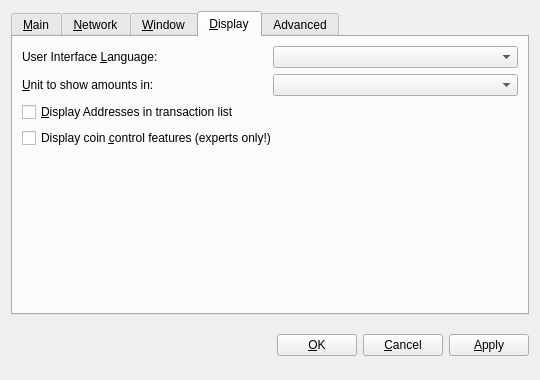
<?xml version="1.0" encoding="UTF-8"?>
<ui version="4.0">
 <class>OptionsDialog</class>
 <widget class="QDialog" name="OptionsDialog">
  <property name="geometry">
   <rect>
    <x>0</x>
    <y>0</y>
    <width>540</width>
    <height>380</height>
   </rect>
  </property>
  <property name="windowTitle">
   <string>Options</string>
  </property>
  <property name="modal">
   <bool>true</bool>
  </property>
  <layout class="QVBoxLayout" name="verticalLayout">
   <item>
    <widget class="QTabWidget" name="tabWidget">
     <property name="tabPosition">
      <enum>QTabWidget::North</enum>
     </property>
     <property name="currentIndex">
      <number>3</number>
     </property>
     <widget class="QWidget" name="tabMain">
      <attribute name="title">
       <string>&amp;Main</string>
      </attribute>
      <layout class="QVBoxLayout" name="verticalLayout_Main">
       <item>
        <widget class="QLabel" name="transactionFeeInfoLabel">
         <property name="text">
          <string>Optional transaction fee per kB that helps make sure your transactions are processed quickly. Most transactions are 1 kB. Fee 0.01 recommended.</string>
         </property>
         <property name="textFormat">
          <enum>Qt::PlainText</enum>
         </property>
         <property name="wordWrap">
          <bool>true</bool>
         </property>
        </widget>
       </item>
       <item>
        <layout class="QHBoxLayout" name="horizontalLayoutFee">
         <item>
          <widget class="QLabel" name="transactionFeeLabel">
           <property name="minimumSize">
            <size>
             <width>130</width>
             <height>0</height>
            </size>
           </property>
           <property name="text">
            <string>Pay Transaction &amp;Fee</string>
           </property>
           <property name="textFormat">
            <enum>Qt::PlainText</enum>
           </property>
           <property name="buddy">
            <cstring>transactionFee</cstring>
           </property>
          </widget>
         </item>
         <item>
          <widget class="BitcoinAmountField" name="transactionFee"/>
         </item>
         <item>
          <spacer name="horizontalSpacerFee">
           <property name="orientation">
            <enum>Qt::Horizontal</enum>
           </property>
           <property name="sizeHint" stdset="0">
            <size>
             <width>40</width>
             <height>20</height>
            </size>
           </property>
          </spacer>
         </item>
        </layout>
       </item>
       <item>
        <widget class="QLabel" name="reserveBalanceInfoLabel">
         <property name="text">
          <string>Reserved amount does not participate in staking and is therefore spendable at any time.</string>
         </property>
         <property name="textFormat">
          <enum>Qt::PlainText</enum>
         </property>
         <property name="wordWrap">
          <bool>true</bool>
         </property>
        </widget>
       </item>
       <item>
        <layout class="QHBoxLayout" name="horizontalLayoutReserveBalance">
         <item>
          <widget class="QLabel" name="reserveBalanceLabel">
           <property name="minimumSize">
            <size>
             <width>130</width>
             <height>0</height>
            </size>
           </property>
           <property name="text">
            <string>Reserve</string>
           </property>
           <property name="textFormat">
            <enum>Qt::PlainText</enum>
           </property>
           <property name="buddy">
            <cstring>reserveBalance</cstring>
           </property>
          </widget>
         </item>
         <item>
          <widget class="BitcoinAmountField" name="reserveBalance"/>
         </item>
         <item>
          <spacer name="horizontalSpacerReserveBalance">
           <property name="orientation">
            <enum>Qt::Horizontal</enum>
           </property>
           <property name="sizeHint" stdset="0">
            <size>
             <width>40</width>
             <height>20</height>
            </size>
           </property>
          </spacer>
         </item>
        </layout>
       </item>
       <item>
        <widget class="QCheckBox" name="bitcoinAtStartup">
         <property name="toolTip">
          <string>Automatically start Pandacoin after logging in to the system.</string>
         </property>
         <property name="text">
          <string>&amp;Start Digital PandaBank on system login</string>
         </property>
        </widget>
       </item>
       <item>
        <widget class="QCheckBox" name="detachDatabases">
         <property name="toolTip">
          <string>Detach block and address databases at shutdown. This means they can be moved to another data directory, but it slows down shutdown. The wallet is always detached.</string>
         </property>
         <property name="text">
          <string>&amp;Detach Databases at shutdown</string>
         </property>
        </widget>
       </item>
       <item>
        <spacer name="verticalSpacer_Main">
         <property name="orientation">
          <enum>Qt::Vertical</enum>
         </property>
         <property name="sizeHint" stdset="0">
          <size>
           <width>20</width>
           <height>40</height>
          </size>
         </property>
        </spacer>
       </item>
      </layout>
     </widget>
     <widget class="QWidget" name="tabNetwork">
      <attribute name="title">
       <string>&amp;Network</string>
      </attribute>
      <layout class="QVBoxLayout" name="verticalLayout_Network">
       <item>
        <widget class="QCheckBox" name="mapPortUpnp">
         <property name="toolTip">
          <string>Automatically open the Pandacoin client port on the router. This only works when your router supports UPnP and it is enabled.</string>
         </property>
         <property name="text">
          <string>Map port using &amp;UPnP</string>
         </property>
        </widget>
       </item>
       <item>
        <widget class="QCheckBox" name="connectSocks">
         <property name="toolTip">
          <string>Connect to the Pandacoin network through a SOCKS proxy (e.g. when connecting through Tor).</string>
         </property>
         <property name="text">
          <string>&amp;Connect through SOCKS proxy:</string>
         </property>
        </widget>
       </item>
       <item>
        <layout class="QHBoxLayout" name="horizontalLayout_Network">
         <item>
          <widget class="QLabel" name="proxyIpLabel">
           <property name="text">
            <string>Proxy &amp;IP:</string>
           </property>
           <property name="textFormat">
            <enum>Qt::PlainText</enum>
           </property>
           <property name="buddy">
            <cstring>proxyIp</cstring>
           </property>
          </widget>
         </item>
         <item>
          <widget class="QValidatedLineEdit" name="proxyIp">
           <property name="maximumSize">
            <size>
             <width>140</width>
             <height>16777215</height>
            </size>
           </property>
           <property name="toolTip">
            <string>IP address of the proxy (e.g. 127.0.0.1)</string>
           </property>
          </widget>
         </item>
         <item>
          <widget class="QLabel" name="proxyPortLabel">
           <property name="text">
            <string>&amp;Port:</string>
           </property>
           <property name="textFormat">
            <enum>Qt::PlainText</enum>
           </property>
           <property name="buddy">
            <cstring>proxyPort</cstring>
           </property>
          </widget>
         </item>
         <item>
          <widget class="QLineEdit" name="proxyPort">
           <property name="maximumSize">
            <size>
             <width>55</width>
             <height>16777215</height>
            </size>
           </property>
           <property name="toolTip">
            <string>Port of the proxy (e.g. 9050)</string>
           </property>
          </widget>
         </item>
         <item>
          <widget class="QLabel" name="socksVersionLabel">
           <property name="text">
            <string>SOCKS &amp;Version:</string>
           </property>
           <property name="textFormat">
            <enum>Qt::PlainText</enum>
           </property>
           <property name="buddy">
            <cstring>socksVersion</cstring>
           </property>
          </widget>
         </item>
         <item>
          <widget class="QValueComboBox" name="socksVersion">
           <property name="toolTip">
            <string>SOCKS version of the proxy (e.g. 5)</string>
           </property>
          </widget>
         </item>
         <item>
          <spacer name="horizontalSpacer_Network">
           <property name="orientation">
            <enum>Qt::Horizontal</enum>
           </property>
           <property name="sizeHint" stdset="0">
            <size>
             <width>40</width>
             <height>20</height>
            </size>
           </property>
          </spacer>
         </item>
        </layout>
       </item>
       <item>
        <spacer name="verticalSpacer_Network">
         <property name="orientation">
          <enum>Qt::Vertical</enum>
         </property>
         <property name="sizeHint" stdset="0">
          <size>
           <width>20</width>
           <height>40</height>
          </size>
         </property>
        </spacer>
       </item>
      </layout>
     </widget>
     <widget class="QWidget" name="tabWindow">
      <attribute name="title">
       <string>&amp;Window</string>
      </attribute>
      <layout class="QVBoxLayout" name="verticalLayout_Window">
       <item>
        <widget class="QCheckBox" name="minimizeToTray">
         <property name="toolTip">
          <string>Show only a tray icon after minimizing the window.</string>
         </property>
         <property name="text">
          <string>&amp;Minimize to the tray instead of the taskbar</string>
         </property>
        </widget>
       </item>
       <item>
        <widget class="QCheckBox" name="minimizeOnClose">
         <property name="toolTip">
          <string>Minimize instead of exit the application when the window is closed. When this option is enabled, the application will be closed only after selecting Quit in the menu.</string>
         </property>
         <property name="text">
          <string>M&amp;inimize on close</string>
         </property>
        </widget>
       </item>
       <item>
        <spacer name="verticalSpacer_Window">
         <property name="orientation">
          <enum>Qt::Vertical</enum>
         </property>
         <property name="sizeHint" stdset="0">
          <size>
           <width>20</width>
           <height>40</height>
          </size>
         </property>
        </spacer>
       </item>
      </layout>
     </widget>
     <widget class="QWidget" name="tabDisplay">
      <attribute name="title">
       <string>&amp;Display</string>
      </attribute>
      <layout class="QVBoxLayout" name="verticalLayout_Display">
       <item>
        <layout class="QHBoxLayout" name="horizontalLayout_1_Display">
         <item>
          <widget class="QLabel" name="langLabel">
           <property name="text">
            <string>User Interface &amp;Language:</string>
           </property>
           <property name="textFormat">
            <enum>Qt::PlainText</enum>
           </property>
           <property name="buddy">
            <cstring>option_lang_combo</cstring>
           </property>
          </widget>
         </item>
         <item>
          <widget class="QValueComboBox" name="option_lang_combo">
           <property name="toolTip">
            <string>The user interface language can be set here. This setting will take effect after restarting Pandacoin.</string>
           </property>
          </widget>
         </item>
        </layout>
       </item>
       <item>
        <layout class="QHBoxLayout" name="horizontalLayout_2_Display">
         <item>
          <widget class="QLabel" name="unitLabel">
           <property name="text">
            <string>&amp;Unit to show amounts in:</string>
           </property>
           <property name="textFormat">
            <enum>Qt::PlainText</enum>
           </property>
           <property name="buddy">
            <cstring>option_unit_combo</cstring>
           </property>
          </widget>
         </item>
         <item>
          <widget class="QValueComboBox" name="option_unit_combo">
           <property name="toolTip">
            <string>Choose the default subdivision unit to show in the interface and when sending coins.</string>
           </property>
          </widget>
         </item>
        </layout>
       </item>
       <item>
        <widget class="QCheckBox" name="displayAddresses">
         <property name="toolTip">
          <string>Whether to show Pandacoin addresses in the transaction list or not.</string>
         </property>
         <property name="text">
          <string>&amp;Display Addresses in transaction list</string>
         </property>
        </widget>
       </item>
       <item>
        <widget class="QCheckBox" name="coinControlFeatures">
         <property name="toolTip">
          <string>Whether to show coin control features or not.</string>
         </property>
         <property name="text">
          <string>Display coin &amp;control features (experts only!)</string>
         </property>
        </widget>
       </item>
       <item>
        <spacer name="verticalSpacer_Display">
         <property name="orientation">
          <enum>Qt::Vertical</enum>
         </property>
         <property name="sizeHint" stdset="0">
          <size>
           <width>20</width>
           <height>40</height>
          </size>
         </property>
        </spacer>
       </item>
      </layout>
     </widget>
     <widget class="QWidget" name="tabAdvanced">
      <attribute name="title">
       <string>Advanced</string>
      </attribute>
      <layout class="QVBoxLayout" name="verticalLayout_2">
       <item>
        <layout class="QGridLayout" name="AdvancedTabLayout">
         <item row="0" column="0">
          <widget class="QPushButton" name="buttonResetBlockchain">
           <property name="text">
            <string>Reset Blockchain</string>
           </property>
          </widget>
         </item>
         <item row="1" column="0">
          <widget class="QPushButton" name="buttonResetPeers">
           <property name="text">
            <string>Reset Peers</string>
           </property>
          </widget>
         </item>
         <item row="1" column="1">
          <spacer name="horizontalSpacer">
           <property name="orientation">
            <enum>Qt::Horizontal</enum>
           </property>
           <property name="sizeHint" stdset="0">
            <size>
             <width>40</width>
             <height>20</height>
            </size>
           </property>
          </spacer>
         </item>
        </layout>
       </item>
       <item>
        <spacer name="verticalSpacer">
         <property name="orientation">
          <enum>Qt::Vertical</enum>
         </property>
         <property name="sizeHint" stdset="0">
          <size>
           <width>20</width>
           <height>222</height>
          </size>
         </property>
        </spacer>
       </item>
      </layout>
     </widget>
    </widget>
   </item>
   <item>
    <layout class="QHBoxLayout" name="horizontalLayout_Buttons">
     <item>
      <spacer name="horizontalSpacer_1">
       <property name="orientation">
        <enum>Qt::Horizontal</enum>
       </property>
       <property name="sizeHint" stdset="0">
        <size>
         <width>40</width>
         <height>48</height>
        </size>
       </property>
      </spacer>
     </item>
     <item>
      <widget class="QLabel" name="statusLabel">
       <property name="font">
        <font>
         <weight>75</weight>
         <bold>true</bold>
        </font>
       </property>
       <property name="text">
        <string/>
       </property>
       <property name="textFormat">
        <enum>Qt::PlainText</enum>
       </property>
       <property name="wordWrap">
        <bool>true</bool>
       </property>
      </widget>
     </item>
     <item>
      <spacer name="horizontalSpacer_2">
       <property name="orientation">
        <enum>Qt::Horizontal</enum>
       </property>
       <property name="sizeHint" stdset="0">
        <size>
         <width>40</width>
         <height>48</height>
        </size>
       </property>
      </spacer>
     </item>
     <item>
      <widget class="QPushButton" name="okButton">
       <property name="text">
        <string>&amp;OK</string>
       </property>
      </widget>
     </item>
     <item>
      <widget class="QPushButton" name="cancelButton">
       <property name="text">
        <string>&amp;Cancel</string>
       </property>
       <property name="autoDefault">
        <bool>false</bool>
       </property>
      </widget>
     </item>
     <item>
      <widget class="QPushButton" name="applyButton">
       <property name="text">
        <string>&amp;Apply</string>
       </property>
       <property name="autoDefault">
        <bool>false</bool>
       </property>
      </widget>
     </item>
    </layout>
   </item>
  </layout>
 </widget>
 <customwidgets>
  <customwidget>
   <class>BitcoinAmountField</class>
   <extends>QLineEdit</extends>
   <header>bitcoinamountfield.h</header>
   <container>1</container>
  </customwidget>
  <customwidget>
   <class>QValidatedLineEdit</class>
   <extends>QLineEdit</extends>
   <header>qvalidatedlineedit.h</header>
  </customwidget>
  <customwidget>
   <class>QValueComboBox</class>
   <extends>QComboBox</extends>
   <header>qvaluecombobox.h</header>
  </customwidget>
 </customwidgets>
 <resources/>
 <connections/>
</ui>
